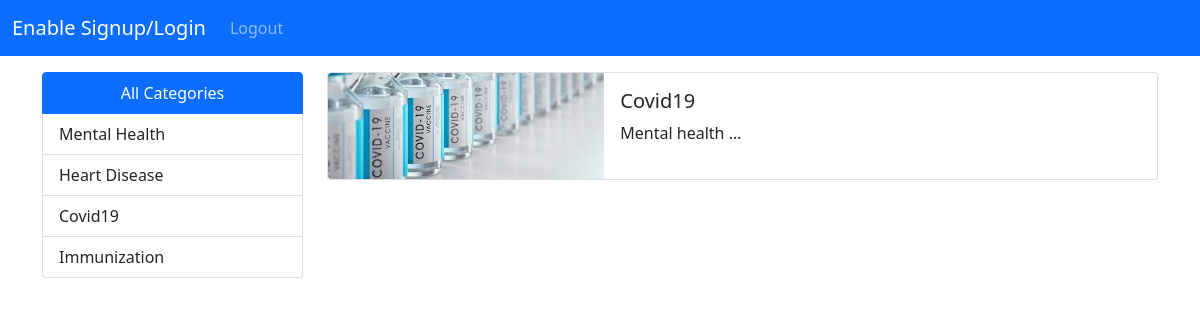
/all-blog-posts/8/ (signed in), run on the app's committed database.
### app/models.py (models this page shows, shortened)
class Categories(models.Model):
    title = models.CharField(max_length=100)

class Post(models.Model):
    user = models.ForeignKey(User, on_delete=models.CASCADE)
    title = models.CharField(max_length=200)
    image = models.ImageField(upload_to='post')
    category = models.ForeignKey(Categories, on_delete=models.CASCADE)
    summary = models.TextField()
    content = models.TextField()
    CHOICE =(("DRAFT","ADD-TO-DRAFT"), ("PUBLIC","ADD-TO-PUBLIC"))
    draft = models.CharField(max_length=30,choices=CHOICE)

### app/views.py (the view)
# urls.py: path('all-blog-posts/<int:id>/', CategoryPostFilter.as_view(), name='catfilter')
class CategoryPostFilter(LoginRequiredMixin, View):
    def get(self, request, id):
        if request.user.is_active:
            context = {
                "allCategories": Categories.objects.all(),
                'allPosts': Post.objects.filter(draft="PUBLIC", category_id=id),
            }
            return render(request, 'patient_dashboard.html', context)
        else:
            logout(request)
            return redirect('login')

### templates/patient_dashboard.html
{% extends 'base.html' %}
{% load crispy_forms_field %}
{% block content %}
    <div class="container">
               <div class="row mt-3">
                   <div class="col-3">
                       <div class="list-group">
                          <a href="{% url 'patientDashboard' %}" class="list-group-item text-center list-group-item-action active" aria-current="true">
                            All Categories
                          </a>
                          {% for cat in allCategories %}
                              <a href="{% url 'catfilter' cat.id %}" class="list-group-item list-group-item-action">{{ cat.title }}</a>
                          {% endfor %}
                       </div>
                   </div>
                   <div class="col-9">
                         {% for foo in allPosts %}
                             <div class="card mb-3" style="max-width: 950px;">
                                  <div class="row g-0">
                                    <div class="col-md-4">
                                      <img src="{{ foo.image.url }}" class="img-fluid rounded-start" alt="...">
                                    </div>
                                    <div class="col-md-8">
                                      <div class="card-body">
                                        <h5 class="card-title">{{ foo.title }}</h5>
                                        <p class="card-text">{{ foo.summary|truncatechars:15 }}</p>
                                      </div>
                                    </div>
                                  </div>
                             </div>
                         {% endfor %}
                   </div>
               </div>
          </div>
{% endblock %}

### data on the page
Categories: title "Mental Health"
Categories: title "Heart Disease"
Categories: title "Covid19"
Categories: title "Immunization"
Post: image (picture), title "Covid19", summary "Mental health …"
